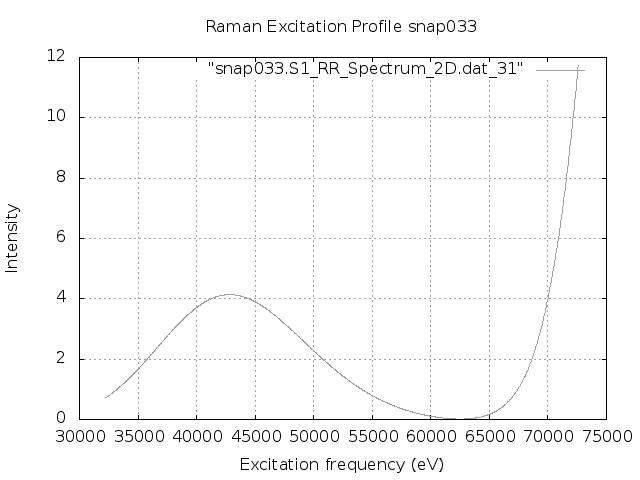

Write gnuplot code to recreate this figure.
set terminal png
set output "snap033.S1.REP_frozen.png"
set xlabel 'Excitation frequency (eV)'
set ylabel 'Intensity'
set title "Raman Excitation Profile snap033"
set grid
set autoscale
plot "snap033.S1_RR_Spectrum_2D.dat_31" with lines lc "blue"
exit
